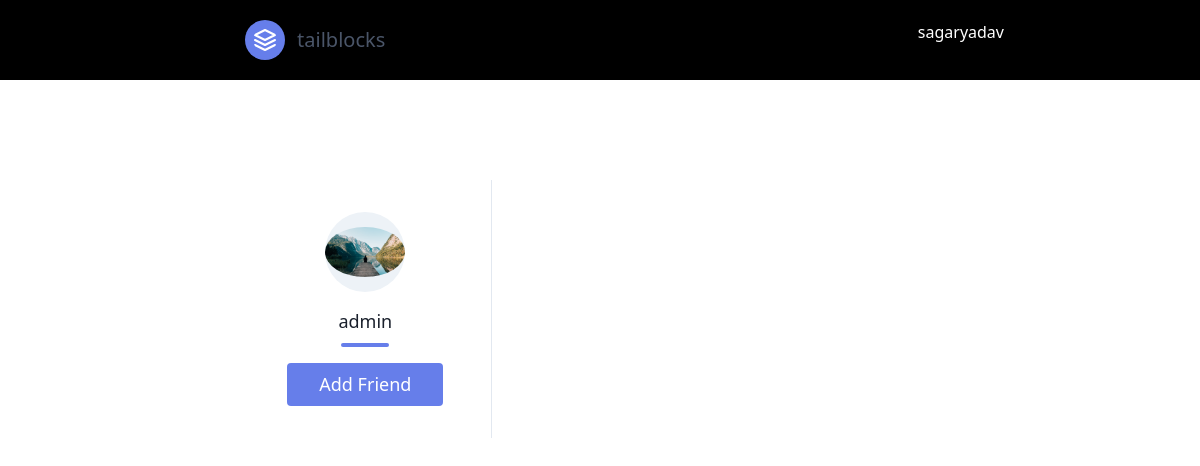
/insta/home/4/ (signed in), run on the app's committed database.
### insta/models.py (models this page shows, shortened)
class Profile(models.Model):
    profile_pic = models.ImageField(upload_to='media/profile_pic/',blank=True,null=True,default='nopic/slide3.jpg')
    user = models.OneToOneField(User, on_delete=models.CASCADE)
    address = models.CharField(max_length=200,blank=True,null=True)
    phone_no = models.CharField(validators=[RegexValidator("^0?[5-9]{1}\d{9}$")], max_length=15, null=True, blank=True)
    def get_add_frind_url(self):
        return reverse('facebook:frnd_add', kwargs={'pk': self.id})

### insta/views.py (the view, shortened to what this page needs)
# urls.py: path('home/<int:pk>/', views.profile_detail,name='profile_detail'),
@login_required
def profile_detail(request,pk):
    profile_D = get_object_or_404(Profile,id=pk)
    userId = profile_D.user
    user=request.user.username
    post_D = User_Post.objects.filter(uploaded_by__user=userId)
    add_frnds =AddFriend_form()
    check_frnds = AddFriend.objects.filter(add_by__user__username=userId,send_rqst=True,confirmn=False)
    parm= {
        'profile_D':profile_D,
        'post':post_D,
        'add_frnds':add_frnds,
        'check_frnds':check_frnds,
           }
    return render(request,'insta/profile_detail.html',parm)

### templates/insta/profile_detail.html (shortened to what this page needs)
 {% extends 'base.html'%}
  {% block contect %}
  <section class="text-gray-700 body-font">
  <div class="container px-5 py-24 mx-auto flex flex-col">
    <div class="lg:w-4/6 mx-auto">
      <div class="flex flex-col sm:flex-row mt-1">
        <div class="sm:w-1/3 text-center sm:pr-8 sm:py-8">
          <div class="w-20 h-20 rounded-full inline-flex items-center justify-center bg-gray-200 text-gray-400">
            <svg fill="none" stroke="currentColor" stroke-linecap="round" stroke-linejoin="round" stroke-width="2" class="w-15 h-10" viewBox="0 0 24 24">
          {% if profile_D.profile_pic %}
          <img src="{{profile_D.profile_pic.url}}" style="border-radius: 50%">
          {% else %}
          {% endif %}
                    <circle cx="12" cy="7" r="4"></circle>
            </svg>
          </div>
          <div class="flex flex-col items-center text-center justify-center">
            <h2 class="font-medium title-font mt-4 text-gray-900 text-lg">{{profile_D.user}}</h2>
            <div class="w-12 h-1 bg-indigo-500 rounded mt-2 mb-4"></div>
               {% if check_frnds %}
               <a href="{{profile_D.get_add_frind_unfrnds_url}}" class="flex mx-auto text-white bg-indigo-500 border-0 py-2 px-8 focus:outline-none hover:bg-indigo-600 rounded text-lg" >unfrnd</a>
             {% else %}
                   <a href="{{ profile_D.get_add_frind_url }}" class="flex mx-auto text-white bg-indigo-500 border-0 py-2 px-8 focus:outline-none hover:bg-indigo-600 rounded text-lg">Add Friend </a>
                 {% endif %}
          </div>
        </div>
        <div class="sm:w-2/3 sm:pl-8 sm:py-8 sm:border-l border-gray-300 sm:border-t-0 border-t mt-4 pt-4 sm:mt-0 text-center sm:text-left">
        </div>
      </div>
    </div>
  </div>
</section>
{%endblock%} -->

### templates/base.html (shortened to what this page needs)
<!DOCTYPE html>
<html>
<head>
  {% load static %}
      <link rel="stylesheet" type="text/css" href="{% static 'style.css' %}">
  <link href="https://unpkg.com/tailwindcss@^1.0/dist/tailwind.min.css" rel="stylesheet">
</head>
<body>
  <header class="text-gray-700 body-font bg-black">
  <div class="container flex flex-wrap p-5 flex-col md:flex-row items-center ">
    <a class="flex mr-auto ml-auto order-first lg:order-none lg:w-1/5 title-font font-medium items-center text-white-900 lg:items-center lg:justify-center mb-4 md:mb-0" href="{% url 'facebook:home' %}">
      <svg xmlns="http://www.w3.org/2000/svg" fill="none" stroke="currentColor" stroke-linecap="round" stroke-linejoin="round" stroke-width="2" class="w-10 h-10 text-white p-2 bg-indigo-500 rounded-full" viewBox="0 0 24 24" >
        <path d="M12 2L2 7l10 5 10-5-10-5zM2 17l10 5 10-5M2 12l10 5 10-5"></path>
      </svg>
      <span class="ml-3 text-xl">tailblocks</span>
    </a>
     <div class="lg:w-2/5 inline-flex lg:justify-end ml-5 lg:ml-0">
        <svg fill="none" stroke="currentColor" stroke-linecap="round" stroke-linejoin="round" stroke-width="2" class="w-15 h-10" viewBox="0 0 24 24">
            <h1 style="color: white"><a href="{% url 'facebook:profile_detail_user' request.user %}">{{request.user.username}}</a></h1>
              <circle cx="12" cy="7" r="4"></circle>
            </svg>
    </div>
  </div>
</header>
   {%block contect %}
    {%endblock %}

### data on the page
Profile: profile_pic (picture), user "admin"

### other printed values
{{ request.user.username }} "sagaryadav"
